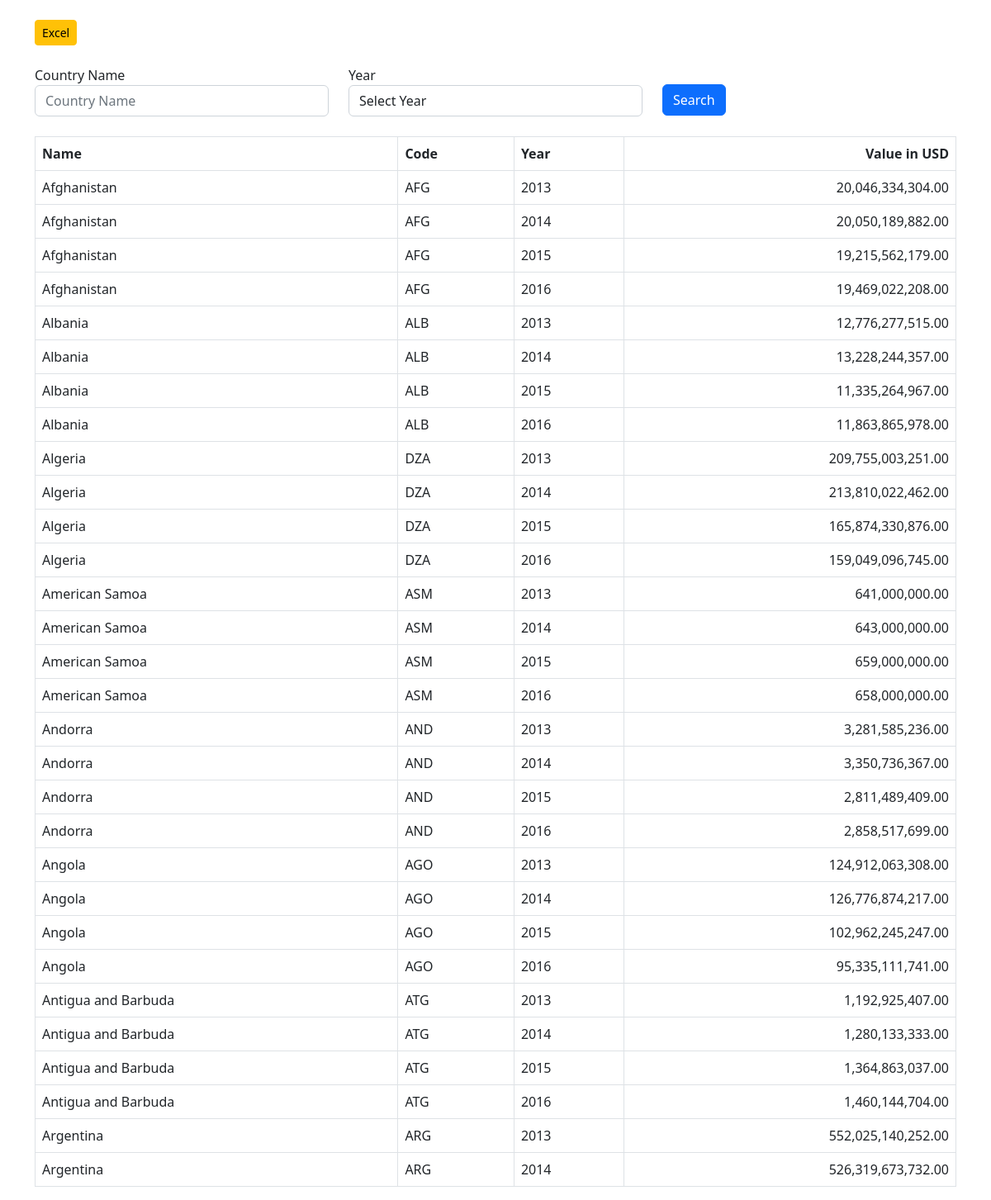
The page / on the database its author committed.
### excelexport/models.py (models this page shows, shortened)
class CountryGDP(models.Model):
	name = models.CharField(max_length=50)
	code = models.CharField(max_length=5)
	year = models.CharField(max_length=4)
	value = models.DecimalField(default=0.00,max_digits=1000,decimal_places=2)

### excelexport/views.py (the view)
# urls.py: path('', views.countries_gdp_list, name='countries_gdp_list'),
def countries_gdp_list(request):
    qs = CountryGDP.objects.order_by('name')
    name = request.GET.get('name')
    year = request.GET.get('year')
    request.session['name'] = name
    request.session['year'] = year
    if is_valid_queryparam(name):
        qs = qs.filter(name__icontains=name)
    if is_valid_queryparam(year):
        qs = qs.filter(year=year)
    page = request.GET.get('page', 1)
    paginator = Paginator(qs, 30)
    try:
        qs = paginator.page(page)
    except PageNotAnInteger:
        qs = paginator.page(1)
    except EmptyPage:
        qs = paginator.page(paginator.num_pages)
    context = {
        'countries_list': qs,
        'name': name,
        'year':year,
    }
    return render(request, "excelexport/countries_list.html", context)

### excelexport/views.py (called while the page is built)
def is_valid_queryparam(param):
    return param != '' and param is not None

### excelexport/templates/excelexport/countries_list.html (shortened to what this page needs)
{% load humanize %}
<!doctype html>
<link href="https://cdn.jsdelivr.net/npm/bootstrap@5.2.3/dist/css/bootstrap.min.css" rel="stylesheet">
<html lang="en">
    <head>
    </head>
    <body>
    <br>
    <div class="container">
        <a href="{% url 'countries_gdp_excel' %}" type="button" class="btn btn-sm btn-warning">Excel </a>
    </div>
    <br>
    <div class="container">
        <form action="{% url 'countries_gdp_list' %}" method="GET">
            <div class="row">
                <div class="col-xl-4">
                    <label >Country Name</label>
                    <input type="text" class="form-control" placeholder="Country Name" name='name' {% if name %} value="{{name}}" {% endif %} >
                </div>
                <div class="col-xl-4">
                    <label>Year</label>
                    <select class="form-control" name='year'>
                        <option value="" {% if year == '' %} selected {% endif %}>Select Year</option>
                    </select>
                </div>
                <div class="col-xl-4" style="padding-top: 2%;">
                    <button type="submit" class="btn btn-primary">Search</button>
                </div>
            </div>
        </form>
    </div>
    <br>
    <div class="container">
        <table class="table table-bordered">
            <thead class="thead-dark">
              <tr>
                <th>Name</th>
                <th>Code</th>
                <th>Year</th>
                <th style="text-align: right;">Value in USD</th>
              </tr>
            </thead>
            <tbody>
                {% for gdp in countries_list %}
                  <tr>
                    <td>{{gdp.name}}</td>
                    <td>{{gdp.code}}</td>
                    <td>{{gdp.year}}</td>
                    <td style="text-align: right;">{{gdp.value|intcomma}}</td>
                  </tr>
                {% endfor %}
            </tbody>
        </table>
    </div>
  </body>
</html>

### rows shown on the page
CountryGDP: name "Afghanistan", code "AFG", year "2013", value "20,046,334,304.00"
CountryGDP: name "Afghanistan", code "AFG", year "2014", value "20,050,189,882.00"
CountryGDP: name "Afghanistan", code "AFG", year "2015", value "19,215,562,179.00"
CountryGDP: name "Afghanistan", code "AFG", year "2016", value "19,469,022,208.00"
CountryGDP: name "Albania", code "ALB", year "2013", value "12,776,277,515.00"
CountryGDP: name "Albania", code "ALB", year "2014", value "13,228,244,357.00"
CountryGDP: name "Albania", code "ALB", year "2015", value "11,335,264,967.00"
CountryGDP: name "Albania", code "ALB", year "2016", value "11,863,865,978.00"
CountryGDP: name "Algeria", code "DZA", year "2013", value "209,755,003,251.00"
CountryGDP: name "Algeria", code "DZA", year "2014", value "213,810,022,462.00"
CountryGDP: name "Algeria", code "DZA", year "2015", value "165,874,330,876.00"
CountryGDP: name "Algeria", code "DZA", year "2016", value "159,049,096,745.00"
CountryGDP: name "American Samoa", code "ASM", year "2013", value "641,000,000.00"
CountryGDP: name "American Samoa", code "ASM", year "2014", value "643,000,000.00"
CountryGDP: name "American Samoa", code "ASM", year "2015", value "659,000,000.00"
CountryGDP: name "American Samoa", code "ASM", year "2016", value "658,000,000.00"
CountryGDP: name "Andorra", code "AND", year "2013", value "3,281,585,236.00"
CountryGDP: name "Andorra", code "AND", year "2014", value "3,350,736,367.00"
CountryGDP: name "Andorra", code "AND", year "2015", value "2,811,489,409.00"
CountryGDP: name "Andorra", code "AND", year "2016", value "2,858,517,699.00"
CountryGDP: name "Angola", code "AGO", year "2013", value "124,912,063,308.00"
CountryGDP: name "Angola", code "AGO", year "2014", value "126,776,874,217.00"
CountryGDP: name "Angola", code "AGO", year "2015", value "102,962,245,247.00"
CountryGDP: name "Angola", code "AGO", year "2016", value "95,335,111,741.00"
CountryGDP: name "Antigua and Barbuda", code "ATG", year "2013", value "1,192,925,407.00"
CountryGDP: name "Antigua and Barbuda", code "ATG", year "2014", value "1,280,133,333.00"
CountryGDP: name "Antigua and Barbuda", code "ATG", year "2015", value "1,364,863,037.00"
CountryGDP: name "Antigua and Barbuda", code "ATG", year "2016", value "1,460,144,704.00"
CountryGDP: name "Argentina", code "ARG", year "2013", value "552,025,140,252.00"
CountryGDP: name "Argentina", code "ARG", year "2014", value "526,319,673,732.00"
